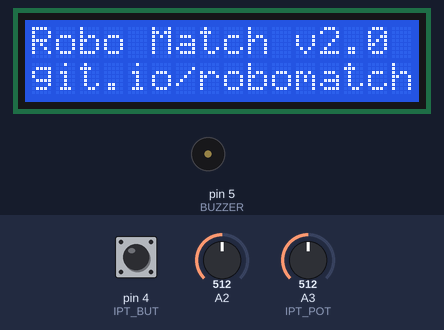
Recording of a program running on a simulated Arduino Uno, built with avr-gcc and run on an emulated ATmega328P. On the bench: 16×2 character LCD, buzzer (waves = sounding). The inputs (shaded band) are chosen by the test bench; at power-on: A3 (IPT_POT) = 512, pin 4 (IPT_BUT) LOW, A2 = 512. Random numbers use the default seed unless the program sets one; what the program prints to the serial monitor is not drawn.

Above: at 4.7 s.
At 8.6 s:
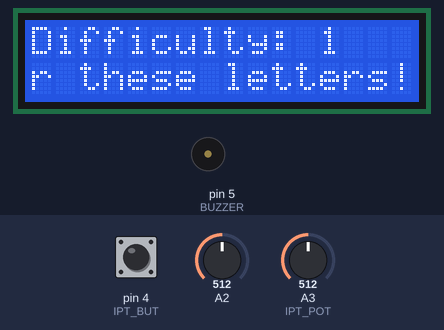
8.7 s: A3 (IPT_POT) set to 490
16.5 s: pin 4 (IPT_BUT) pulled HIGH for 0.15 s
At 17.4 s:
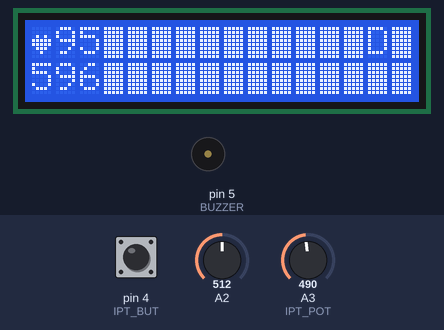
19.5 s: A3 (IPT_POT) set to 10
At 19.9 s:
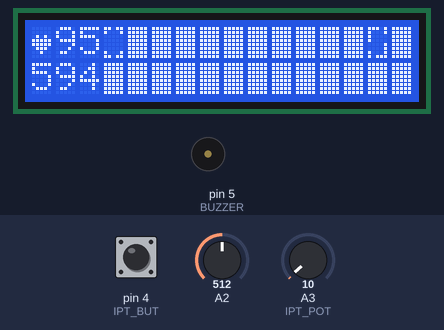
23.0 s: pin 4 (IPT_BUT) pulled HIGH for 1 s
At 23.4 s:
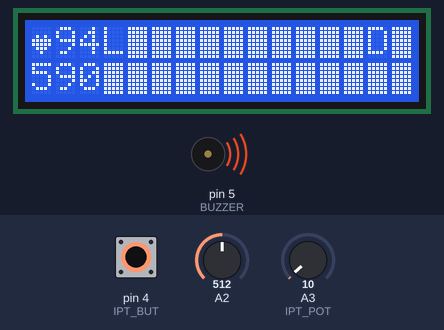
Timing chart, 0 to 26.0 s (numbered marks = the images above; inputs shaded):
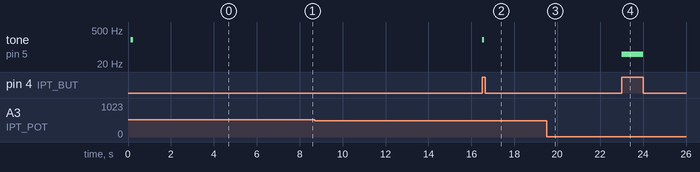

Measured:
- after the input at 16.5 s, tone on pin 5 (BUZZER): silent → 200 Hz at once, → silent 0.10 s later
- after the input at 23.0 s, tone on pin 5 (BUZZER): silent → 50 Hz at once, → silent 1.0 s later
- what the display in image 0 shows lasts 1.5 s, from 4.7 s to 6.2 s
- what the display in image 2 shows lasts 0.5 s, from 17.1 s to 17.6 s

The program:

main.cpp
```cpp
// (licence header left out)
#pragma region IMPORTS
#include <Arduino.h>
#include <Wire.h>
#include <LiquidCrystal_I2C.h>
#include <TaskScheduler.h>

using namespace std;
#pragma endregion
#pragma region CONSTANTS
#define __a ' ',
#define __b __a __a __a __a
const char EMPTY_LINE[] = {__b __b __b __b};
Scheduler sc;
LiquidCrystal_I2C lcd(0x3F, 16, 2);
#define IPT_POT A3
#define IPT_BUT 4
#define BUZZER 5
#define li long int
#pragma endregion
#pragma region CUSTOM CHARS
enum C_CHAR{
    CHECK,
    HRT,
    ARROW_RIGHT,
    SELECTION_BOX,
    SELECTION_BOX2
}cc;
byte __cc01[] = {
        B00000,
        B00001,
        B00011,
        B10110,
        B11100,
        B01000,
        B00000,
        B00000};
byte __cc02[] = {
        B00000,
        B00000,
        B01010,
        B11111,
        B11111,
        B01110,
        B00100,
        B00000};
byte __cc03[] = {
        B00000,
        B00100,
        B00110,
        B11111,
        B11111,
        B00110,
        B00100,
        B00000
};
byte __cc04[] = {
        B11011,
        B10001,
        B00000,
        B00000,
        B00000,
        B00000,
        B10001,
        B11011
};
byte __cc05[] = {
        B11101,
        B10001,
        B10000,
        B10000,
        B00001,
        B00001,
        B10001,
        B10111
};
#pragma endregion
#pragma region UTILITIES
template <typename T>
void swap (T *a, T *b)
{
    T temp = *a;
    *a = *b;
    *b = temp;
}
template <typename T>
void randomize (T begin[], T end[])
{
    for(T* i = end - 1; i > begin; i--){
        long j = random(0, end - begin);
        swap(i, &begin[j]);
    }
}
li mapi(double pct, li min, li max)
{
    return (max - min) * pct + min;
}
// tuned specifically for my potentiometer
int map2(int val){
    if(val <= 50){
        return mapi(val / 50.0, 0, 10);
    }else{
        return mapi((val - 50.0) / (1023.0 - 50), 11, 1023);
    }
}
double read_pct()
{
    return map2(analogRead(IPT_POT)) / 1023.0;
}
#pragma endregion
int curDifficulty = 1;
// simple scheduled scrolling text
int ts_ln = 0, ts_cur = 0, ts_wtsl, ts_cc = 0;
String curstr;
Task textScroller(0, TASK_ONCE, NULL, &sc, false);
void ts_callback() {
    Serial.println("EXEC: ts_callback");
    if (ts_cc-- != 0) {
        lcd.setCursor(0, ts_ln);
        char buf[16];
        for (int i = 0; i < 16; i++) {
            buf[i] = curstr[i + ts_cur];
        }
        Serial.println(buf);
        lcd.print(buf);
        ts_cur++;
        textScroller.restartDelayed(ts_wtsl * TASK_MILLISECOND);
    }
}
void fs_scrolling_text(const String &str, int ln, int duration)
{
    if (str.length() <= 16)
    {
        lcd.setCursor(0, ln);
        char buf[17];
        buf[16] = '\0';
        memcpy(buf, EMPTY_LINE, sizeof(EMPTY_LINE));
        memcpy(buf, str.c_str(), str.length() * sizeof(char));
        lcd.printstr(buf);
    }
    else
    {
        duration -= 100;
        double mspc = duration / (str.length() - 15.0);
        Serial.println(mspc);
        Serial.println(str.c_str());
        lcd.setCursor(0, ln);
        curstr = str;
        char buf[17];
        for (int i = 0; i < 16; i++)
        {
            buf[i] = curstr[i];
        }
        buf[16] = '\0';
        lcd.printstr(buf);
        ts_cur = 1;
        ts_ln = ln;
        ts_cc = str.length() - 16;
        ts_wtsl = mspc;
        Serial.println(ts_wtsl);
        textScroller.setCallback(ts_callback);
        textScroller.restartDelayed(100 + ts_wtsl * TASK_MILLISECOND);
    }
}
void play_sound(bool success){
    if(success){
        tone(BUZZER, 200, 100);
    }else{
        tone(BUZZER, 50, 1000);
    }
}
void endGame(bool hasWon);
struct game
{
    char grid[27];
    bool picked[26];
    int clearSelT = 0;
    int cur = 0;
    int pcsel = -1;
    int csel = -1;
    int time = 0; // this shows how much time is remaining in 500ms units
    int lives = 0;
    int remChar = 0;
    bool is_active = false;
    game() {}
    void init(int difficulty)
    {
        grid[26] = '\0';
        //remChar = 1;
        remChar = 13 * 2;
        pcsel = -1;
        csel = -1;
        clearSelT = 0;
        memset(picked, 0, sizeof(picked));
        char c3[3][13];
        for (int i = 0; i < 13; i++)
        {
            c3[0][i] = 'A' + i;
            c3[1][i] = i;
            c3[2][i] = i + 13;
        }
        randomize(c3[0], c3[0] + 13);
        randomize(c3[1], c3[1] + 13);
        randomize(c3[2], c3[2] + 13);
        for (int i = 0; i < 13; i++)
        {
            grid[c3[1][i]] = c3[0][i];
            grid[c3[2][i]] = c3[0][i];
        }
        for(int i =0 ; i < 13; i++){
            if(random() % 2 == 0){
                swap(&grid[i], &grid[i + 13]);
            }
        }
        time = 600 * 2;
        //lives = 1;
        lives = 100 - mapi(difficulty / 20.0, 1, 99);
    }
    void render_char(char buf[], const char src[], int ln){
        for(int i = 0; i < 13; i++){
            Serial.println(src[i + ln * 13]);
            buf[i + 3] = src[i + ln * 13];
        }
    }
    long lastMoved = 0;
    void render_char_mask(char& val, int idx){
        if(csel == idx || pcsel == idx){
            if(time % 2 == 0) val = SELECTION_BOX2;
        }
        if(cur == idx){
            if(time % 2 == 0 || millis() - lastMoved <= 500) val = SELECTION_BOX;
        }
    }
    void render_char_masked(char buf[], const char src[], int ln){
        for(int i = 0; i < 13; i++){
            if(picked[i + ln * 13]){
                buf[i + 3] = src[i + ln * 13];
            }else{
                buf[i + 3] = 255;
            }
            render_char_mask(buf[i+3], ln * 13 + i);
        }
    }
    void render()
    {
        char buf1[17];
        buf1[16] = '\0';
        buf1[0] = HRT;
        buf1[1] = buf1[2] = ' ';
        String s = String(lives, DEC);
        memcpy(buf1 + 1, s.c_str(), sizeof(char) * s.length());
        char buf2[17];
        buf2[16] = '\0';
        buf2[0] = buf2[1] = buf2[2] = ' ';
        String s2 = String(time / 2, DEC);
        memcpy(buf2, s2.c_str(), sizeof(char) * s2.length());
        render_char_masked(buf1, grid, 0);
        render_char_masked(buf2, grid, 1);
        lcd.home();
        lcd.print(buf1);
        lcd.setCursor(0, 1);
        lcd.print(buf2);
    }
    void render_pre()
    {
        char buf1[17];
        buf1[16] = '\0';
        buf1[0] = buf1[1] = buf1[2] = 2;
        char buf2[17];
        buf2[16] = '\0';
        buf2[0] = buf2[1] = buf2[2] = 2;
        render_char(buf1, grid, 0);
        render_char(buf2, grid, 1);
        lcd.clear();
        lcd.print(buf1);
        Serial.println(buf1);
        lcd.setCursor(0, 1);
        lcd.print(buf2);
        Serial.println(buf2);
    }
    void win()
    {
        if(curDifficulty == 20){
            is_active = false;
            lcd.clear();
            lcd.printstr("You won!");
            fs_scrolling_text("You have completed all of the levels! Restart to reset", 1, 5000);
        }else{
            endGame(true);
            lcd.clear();
            lcd.printstr("Good job!");
            fs_scrolling_text("Going to the next level!", 1, 2500);
        }
    }
    void lose(String reason)
    {
        endGame(false);
        lcd.clear();
        lcd.printstr(reason.c_str());
        fs_scrolling_text("Restarting the level...", 1, 2500);
    }
    void on_click()
    {
        if(clearSelT != 0) return;
        if(picked[cur]) return;
        if(csel != -1){
            picked[csel] = true;
            picked[cur] = true;
            if(grid[csel] != grid[cur]){
                clearSelT = 6;
                lives--;
                pcsel = cur;
                play_sound(false);
            }else{
                remChar -= 2;
                csel = -1;
                pcsel = -1;
                play_sound(true);
            }
        }else{
            csel = cur;
            picked[csel] = true;
            play_sound(true);
        }
        check_game();
    }
    void check_game(){
        if(lives <= 0){
            play_sound(false);
            lose("Out of lives!");
        }
        if(remChar <= 0){
            play_sound(true);
            win();
        }
    }
    void tick(){
        time--;
        if(clearSelT > 0){
            clearSelT--;
            if(clearSelT == 0){
                picked[csel] = false;
                picked[pcsel] = false;
                csel = -1;
                pcsel = -1;
            }
        }
        if (time <= 0)
        {
            lose("Out of time!");
        }
    }
};
game g;
void inputScan();
void screenRefresh();
void beginGame(int delay = 6000);
Task inputTask(15 * TASK_MILLISECOND, TASK_FOREVER, &inputScan, &sc, true), refreshTask(2 * TASK_MILLISECOND, TASK_FOREVER, &screenRefresh, &sc, true);
Task gameTask(1000 * TASK_MILLISECOND, TASK_ONCE, NULL, &sc, false);
void endGame(bool hasWon)
{
    gameTask.disable();
    gameTask.setInterval(TASK_ONCE);
    if (hasWon)
        curDifficulty++;
    beginGame(3000);
    g.is_active = false;
}
int lastInp = 0;
bool isDown = false;
int lastInpVal = 0;
void inputScan()
{
    if (!g.is_active)
        return;
    int a = mapi(read_pct(), 0, 26 - 1);
    if(g.cur != a){
        g.cur = a;
        g.lastMoved = millis();
    }
    if (millis() - lastInp >= 20)
    {
        // ready for input
        lastInp = millis();
        if (digitalRead(IPT_BUT) && !isDown)
        {
            isDown = true;
            g.on_click();
        }
        else
        {
            isDown = false;
        }
    }
}
void screenRefresh()
{
    if (!g.is_active)
        return;
    g.render();
}
void timer()
{
    g.tick();
}
#pragma region GAME LOADING
void startGame()
{
    g.is_active = true;
    lcd.clear();
    gameTask.setIterations(TASK_FOREVER);
    gameTask.setInterval(500 * TASK_MILLISECOND);
    gameTask.setCallback(timer);
    gameTask.restart();
}
void prepGame()
{
    lcd.clear();
    g.init(curDifficulty);
    g.render_pre();
    gameTask.setCallback(startGame);
    gameTask.restartDelayed((5000 - mapi(curDifficulty / 20.0, 0, 4000)) * TASK_MILLISECOND);
}
void gameLoader()
{
    lcd.clear();
    lcd.printstr("Difficulty: ");
    lcd.print(curDifficulty);
    fs_scrolling_text("Remember these letters!", 1, 2500);
    gameTask.setCallback(prepGame);
    gameTask.restartDelayed(3000 * TASK_MILLISECOND);
}
void beginGame(int delay)
{
    play_sound(true);
    gameTask.setCallback(gameLoader);
    gameTask.enableDelayed(delay);
}
#pragma endregion
//#define DEBUGGING
void setup() {
    Serial.begin(9600);
    inputTask.enable();
    refreshTask.enable();
    lcd.init();
    lcd.backlight();
    lcd.createChar(HRT, __cc02);
    lcd.createChar(CHECK, __cc01);
    lcd.createChar(ARROW_RIGHT, __cc03);
    lcd.createChar(SELECTION_BOX, __cc04);
    lcd.createChar(SELECTION_BOX2, __cc05);
    pinMode(BUZZER, OUTPUT);
    pinMode(IPT_BUT, INPUT);
    randomSeed(analogRead(A2));
    srand(analogRead(A2));
#ifdef DEBUGGING
    prepGame();
#else
    lcd.home();
    lcd.printstr("Robo Match v2.0");
    fs_scrolling_text("Memory Game Developed by Adam Chen - git.io/robomatch", 1, 4000);
    beginGame();
#endif
}
void loop() {
    sc.execute();
}
```
